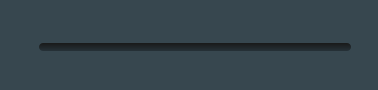
<?xml version="1.0" encoding="UTF-8"?>
<ui version="4.0">
 <class>OnError</class>
 <widget class="QDialog" name="OnError">
  <property name="geometry">
   <rect>
    <x>0</x>
    <y>0</y>
    <width>378</width>
    <height>90</height>
   </rect>
  </property>
  <property name="minimumSize">
   <size>
    <width>378</width>
    <height>90</height>
   </size>
  </property>
  <property name="maximumSize">
   <size>
    <width>378</width>
    <height>90</height>
   </size>
  </property>
  <property name="windowTitle">
   <string>@msg_disconnected</string>
  </property>
  <property name="styleSheet">
   <string notr="true">QDialog {
    background-color: #37474f;
}</string>
  </property>
  <layout class="QVBoxLayout" name="verticalLayout" stretch="0">
   <property name="spacing">
    <number>20</number>
   </property>
   <property name="leftMargin">
    <number>4</number>
   </property>
   <property name="topMargin">
    <number>20</number>
   </property>
   <property name="rightMargin">
    <number>24</number>
   </property>
   <property name="bottomMargin">
    <number>20</number>
   </property>
   <item alignment="Qt::AlignHCenter|Qt::AlignVCenter">
    <widget class="QProgressBar" name="progressBar">
     <property name="minimumSize">
      <size>
       <width>350</width>
       <height>14</height>
      </size>
     </property>
     <property name="maximumSize">
      <size>
       <width>350</width>
       <height>14</height>
      </size>
     </property>
     <property name="styleSheet">
      <string notr="true">QProgressBar {
    color: #fafafa;
    font:600  14px &quot;Open Sans&quot;;
    text-align: left;
    border: none;
    border-radius: 4px;
	background-color: qlineargradient(spread:pad, x1:0, y1:1, x2:0, y2:0, stop:0 rgba(38, 50, 56, 255), stop:1 rgba(25, 25, 25, 255));
    margin: 5px 3px 1px 35px;
}

QProgressBar::chunk {
	border: 1px solid #263238;
    border-radius: 4px;
    background-color: qlineargradient(spread:pad, x1:0, y1:0, x2:1, y2:0, stop:0 rgba(1, 87, 155, 255), stop:1 rgba(0, 174, 239, 255));
}
</string>
     </property>
     <property name="alignment">
      <set>Qt::AlignCenter</set>
     </property>
     <property name="textVisible">
      <bool>false</bool>
     </property>
    </widget>
   </item>
  </layout>
 </widget>
 <resources/>
 <connections/>
 <slots>
  <slot>quitApp()</slot>
 </slots>
</ui>
